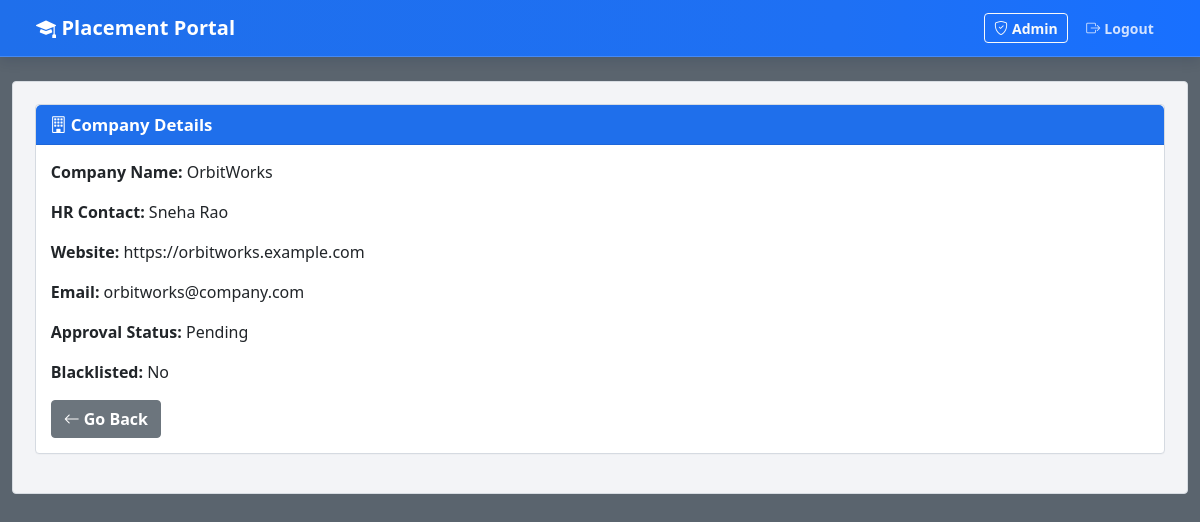
The app's page /admin/company/6 (signed in) with its own data.
### models.py (models this page shows, shortened)
class Company(UserMixin, db.Model):
    __tablename__ = "companies"
    id = db.Column(db.Integer, primary_key=True)
    company_name = db.Column(db.String(150), nullable=False)
    hr_contact = db.Column(db.String(120), nullable=False)
    website = db.Column(db.String(255), nullable=True)
    email = db.Column(db.String(120), unique=True, nullable=False)
    password = db.Column(db.String(255), nullable=False)
    approval_status = db.Column(db.String(30), default="Pending", nullable=False)
    is_blacklisted = db.Column(db.Boolean, default=False, nullable=False)
    drives = db.relationship("PlacementDrive", back_populates="company", cascade="all, delete-orphan")

### routes/admin_routes.py (the view)
@admin_bp.route("/company/<int:company_id>")
@admin_required
def company_details(company_id: int):
    company = Company.query.get_or_404(company_id)
    return render_template("admin/company_details.html", company=company)

### app.py (called while the page is built)
@login_manager.user_loader
def load_user(user_id: str):
    try:
        role, raw_id = user_id.split("-", 1)
        entity_id = int(raw_id)
    except (ValueError, AttributeError):
        return None
    if role == "admin":
        return Admin.query.get(entity_id)
    if role == "student":
        return Student.query.get(entity_id)
    if role == "company":
        return Company.query.get(entity_id)
    return None

### models.py (called while the page is built)
    @property
    def role(self) -> str:
        return "admin"

### routes/admin_routes.py (called while the page is built)
def admin_required(view_func):
    @wraps(view_func)
    @login_required
    def wrapped(*args, **kwargs):
        if current_user.role != "admin":
            abort(403)
        return view_func(*args, **kwargs)
    return wrapped

### templates/admin/company_details.html
{% extends 'base.html' %}
{% block content %}
<div class="card section-primary">
    <div class="card-header"><i class="bi bi-building me-1"></i>Company Details</div>
    <div class="card-body">
        <p><strong>Company Name:</strong> {{ company.company_name }}</p>
        <p><strong>HR Contact:</strong> {{ company.hr_contact }}</p>
        <p><strong>Website:</strong> {{ company.website or 'N/A' }}</p>
        <p><strong>Email:</strong> {{ company.email }}</p>
        <p><strong>Approval Status:</strong> {{ company.approval_status }}</p>
        <p><strong>Blacklisted:</strong> {{ 'Yes' if company.is_blacklisted else 'No' }}</p>
        <a class="btn btn-secondary" href="{{ url_for('admin.dashboard') }}"><i class="bi bi-arrow-left me-1"></i>Go Back</a>
    </div>
</div>
{% endblock %}

### static/css/style.css (style rules this page uses)
:root { --app-primary: #1f6feb; --app-primary-dark: #0f56d6; --app-sky: #20bddf; --app-green: #1f9d63; --app-amber: #f7c408; --app-page-bg: #5a646e; --app-panel-bg: #f3f4f7; --app-border: #d7dce2; --app-text: #1f2937; }
body { background: var(--app-page-bg); color: var(--app-text); font-family: "Segoe UI", Tahoma, Geneva, Verdana, sans-serif; }
.card { border: 1px solid #d5dae1; border-radius: 4px; box-shadow: 0 1px 0 rgba(10, 12, 16, 0.02); margin-bottom: 1.1rem; }
.card-header { font-weight: 700; border-bottom: 1px solid rgba(0, 0, 0, 0.08); font-size: 1.05rem; line-height: 1.25; padding: 0.58rem 0.9rem; }
.card-body { padding: 0.95rem 0.95rem; }
.section-primary .card-header { background: var(--app-primary); color: #fff; }
.btn { border-radius: 4px; font-weight: 600; padding: 0.36rem 0.75rem; }

### records on screen
Company: company_name "OrbitWorks", hr_contact "Sneha Rao", website "https://orbitworks.example.com", email "orbitworks@company.com", approval_status "Pending", is_blacklisted "No"
